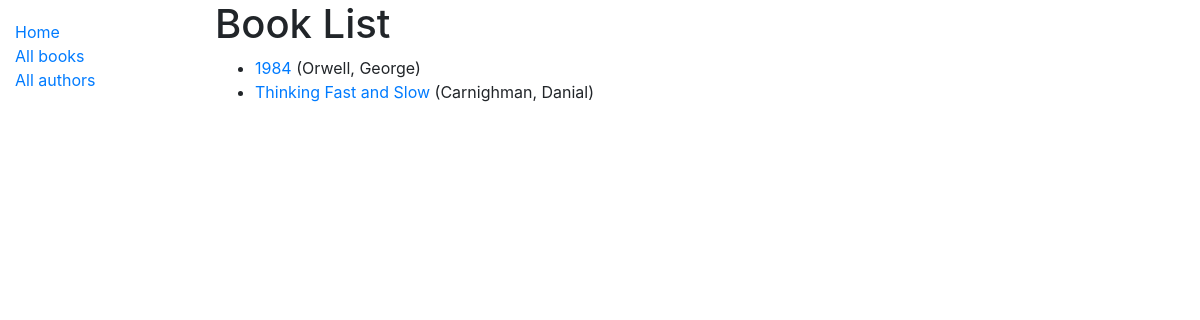
/catalog/books/, run on the app's committed database.
### catalog/models.py (models this page shows, shortened)
class Book(models.Model):
    title = models.CharField(max_length=200)
    author = models.ForeignKey("Author", on_delete=models.SET_NULL, null=True)
    summary = models.TextField(
        max_length=1000, help_text="Enter a brief description of the book"
    )
    isbn = models.CharField(
        "ISBN",
        max_length=13,
        help_text="""
        13 Character
        <a href="https://www.isbn-international.org/content/what-isbn">
        ISBN number</a>""",
    )
    genre = models.ManyToManyField(Genre, help_text="Select a genre for this book")
    language = models.ForeignKey("Language", on_delete=models.SET_NULL, null=True)
    def get_absolute_url(self):
        return reverse("book-detail", args=[str(self.id)])

class Author(models.Model):
    first_name = models.CharField(max_length=100)
    last_name = models.CharField(max_length=100)
    date_of_birth = models.DateField(null=True, blank=True)
    date_of_death = models.DateField("Died", null=True, blank=True)
    class Meta:
        ordering = ["last_name", "first_name"]
    def __str__(self):
        return f"{self.last_name}, {self.first_name}"

### catalog/views.py (the view)
# urls.py: path('books/', views.BookListView.as_view(), name='books'),
class BookListView(generic.ListView):
	model = Book
	paginate_by = 10

### catalog/templates/catalog/book_list.html
{% extends "base_generic.html" %}
{% block content %}
  <h1>Book List</h1>
  {% if book_list %}
  <ul>
    {% for book in book_list %}
      <li>
        <a href="{{ book.get_absolute_url }}">{{ book.title }}</a> ({{book.author}})
      </li>
    {% endfor %}
  </ul>
  {% else %}
    <p>There are no books in the library.</p>
  {% endif %}
{% endblock %}

### data on the page
Book: title "1984", author "Orwell, George"
Book: title "Thinking Fast and Slow", author "Carnighman, Danial"
